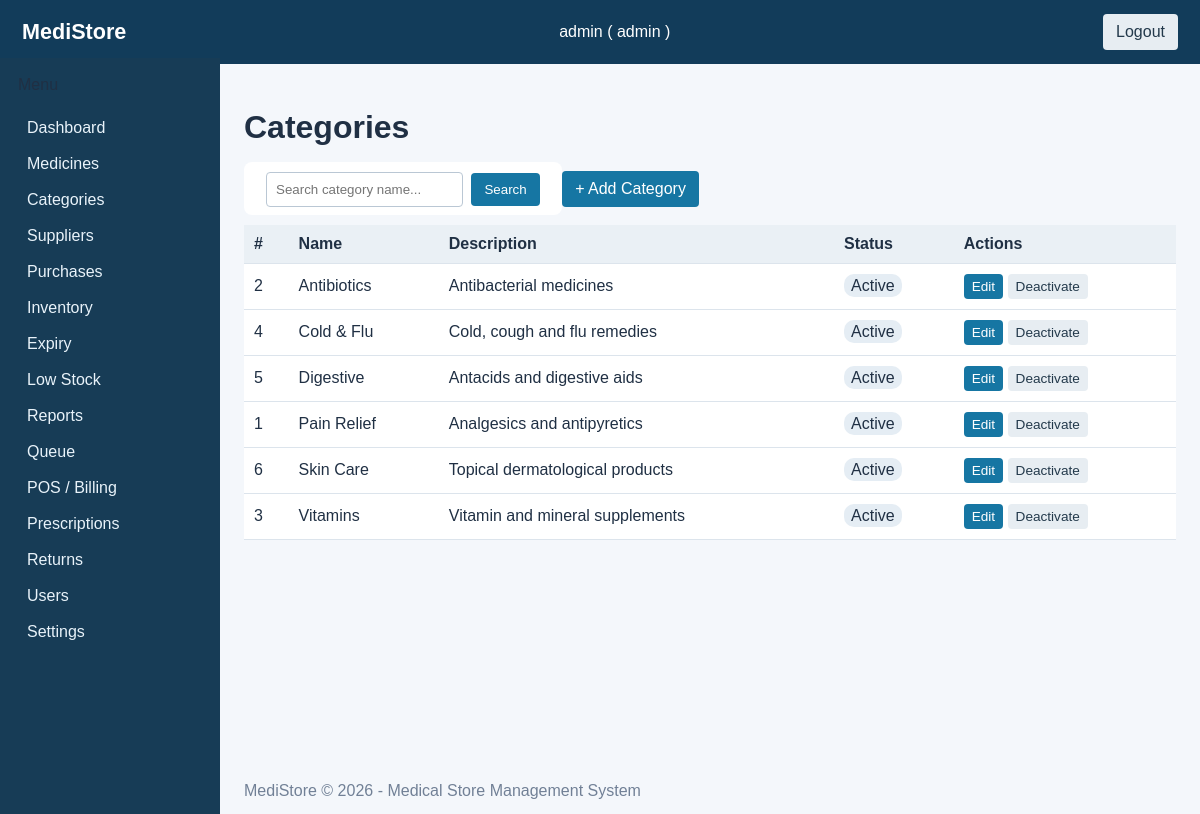
The page /categories/list.php (signed in) on the database its author committed.
### tables this page shows
CREATE TABLE categories (
    category_id   INT UNSIGNED NOT NULL AUTO_INCREMENT PRIMARY KEY,
    category_name VARCHAR(100) NOT NULL UNIQUE,
    description   VARCHAR(255),
    status        ENUM('active','inactive') NOT NULL DEFAULT 'active'
);

### includes/functions.php (called while the page is built, shortened)
<?php
function e(string $value = ''): string {
    return htmlspecialchars($value, ENT_QUOTES | ENT_HTML5, 'UTF-8');
}

### categories/list.php (the view, shortened to what this page needs)
<?php
require_once __DIR__ . '/../includes/header.php';
require_once __DIR__ . '/../includes/csrf.php';
$pdo = db();
$search = $_GET['search'] ?? '';
if ($search !== '') {
    $stmt = $pdo->prepare("SELECT * FROM categories WHERE category_name LIKE ? ORDER BY category_name");
    $stmt->execute(['%' . $search . '%']);
} else {
    $stmt = $pdo->prepare("SELECT * FROM categories ORDER BY category_name");
    $stmt->execute();
}
$rows = $stmt->fetchAll();
?>
<h1>Categories</h1>
<div class="bar">
    <form method="get" action="list.php" style="display:inline;">
        <input type="text" name="search" value="<?php echo e($search); ?>" placeholder="Search category name...">
        <button type="submit" class="btn">Search</button>
    </form>
    <a class="btn" href="add.php">+ Add Category</a>
</div>
<table class="data-table">
    <thead><tr>
        <th>#</th><th>Name</th><th>Description</th><th>Status</th><th>Actions</th>
    </tr></thead>
    <tbody>
    <?php foreach ($rows as $r): ?>
        <tr>
            <td><?php echo (int)$r['category_id']; ?></td>
            <td><?php echo e($r['category_name']); ?></td>
            <td><?php echo e($r['description'] ?? ''); ?></td>
            <td>
                <span class="badge status-<?php echo e($r['status']); ?>">
                    <?php echo e(ucfirst($r['status'])); ?>
                </span>
            </td>
            <td>
                <a class="btn small" href="edit.php?id=<?php echo (int)$r['category_id']; ?>">Edit</a>
                <a class="btn small ghost" href="toggle.php?id=<?php echo (int)$r['category_id']; ?>&status=<?php echo e($r['status'] === 'active' ? 'inactive' : 'active'); ?>" onclick="return confirm('Toggle status?')">
                    <?php echo e($r['status'] === 'active' ? 'Deactivate' : 'Activate'); ?>
                </a>
            </td>
        </tr>
    <?php endforeach; ?>
    </tbody>
</table>
<?php require_once __DIR__ . '/../includes/footer.php'; ?>

### assets/css/style.css (style rules this page uses)
:root { font-family:Arial,sans-serif;color:#203044;background:#f4f7fb }
* { box-sizing:border-box }
body { margin:0 }
table { width:100%;border-collapse:collapse;background:white;margin:14px 0 }
th,td { padding:10px;border-bottom:1px solid #dce4ec;text-align:left }
th { background:#eaf0f5 }
form { background:white;padding:18px;border-radius:8px;margin:12px 0 }
input,select,textarea { padding:9px;border:1px solid #bac7d4;border-radius:4px;margin:4px }
.btn,button { display:inline-block;background:#1676a3;color:white;padding:9px 13px;border:0;border-radius:4px;text-decoration:none;cursor:pointer }
.btn.ghost { background:#e7edf2;color:#23394b }
.btn.small { padding:5px 8px;font-size:.85rem }
.badge,.rx-badge { padding:3px 7px;border-radius:10px;background:#e5edf4 }

### rows shown on the page
categories: category_id "2", category_name "Antibiotics", description "Antibacterial medicines", status "Active", status "Deactivate"
categories: category_id "4", category_name "Cold & Flu", description "Cold, cough and flu remedies", status "Active", status "Deactivate"
categories: category_id "5", category_name "Digestive", description "Antacids and digestive aids", status "Active", status "Deactivate"
categories: category_id "1", category_name "Pain Relief", description "Analgesics and antipyretics", status "Active", status "Deactivate"
categories: category_id "6", category_name "Skin Care", description "Topical dermatological products", status "Active", status "Deactivate"
categories: category_id "3", category_name "Vitamins", description "Vitamin and mineral supplements", status "Active", status "Deactivate"

### other values the page prints
$_SESSION['username'] "admin"
$_SESSION['user_role'] "admin"
$label "Medicines"
$label "Categories"
$label "Suppliers"
$label "Purchases"
$label "Inventory"
$label "Expiry"
$label "Low Stock"
$label "Reports"
$label "Queue"
$label "POS / Billing"
$label "Prescriptions"
$label "Returns"
$label "Users"
